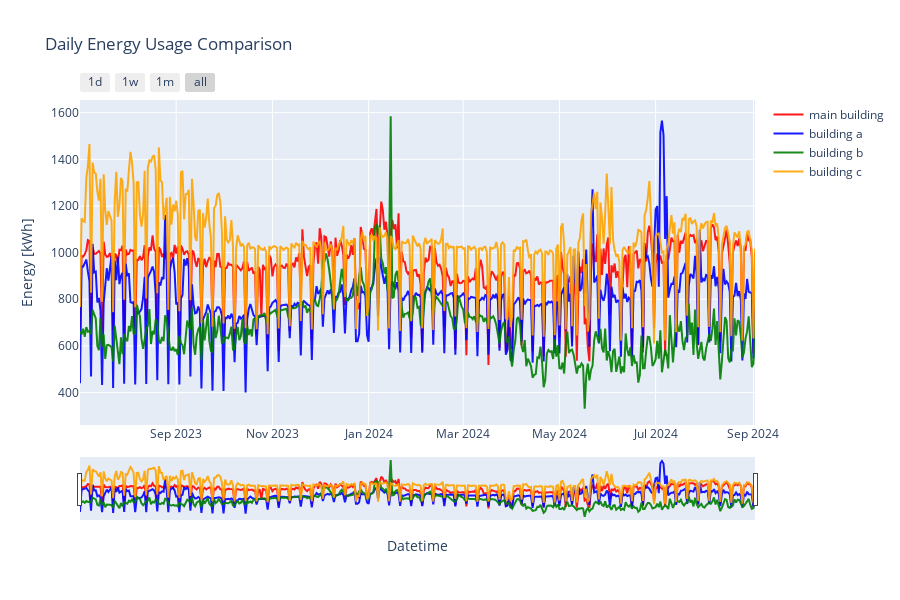

This figure's notebook cell:
### Code cell
merged_df, cols =pipe.select_and_merge_datasets(["net_consumption"], periode="d")

merged_df = merged_df.iloc[1:-1]
plot_energy_usage(merged_df, cols,
                    titel="Daily Energy Usage Comparison",
                    yaxis_title="Energy [kWh]",
                    tozeroy=False,
                    dark_mode=True,
                    )

### Figure 1 — Plotly figure (JSON) as saved in the notebook; plotly's stock layout.template omitted (floating-point values rounded to 4 significant figures; data arrays with more than 128 entries replaced by an {"elided": "..."} marker saying what was removed)
{"data": [{"line": {"color": "rgba(255, 0, 0, 0.9)"}, "mode": "lines", "name": "main building", "type": "scatter", "x": {"elided": "429 str values"}, "y": {"elided": "429 float values"}}, {"line": {"color": "rgba(0, 0, 255, 0.9)"}, "mode": "lines", "name": "building a", "type": "scatter", "x": {"elided": "429 str values"}, "y": {"elided": "429 float values"}}, {"line": {"color": "rgba(0, 128, 0, 0.9)"}, "mode": "lines", "name": "building b", "type": "scatter", "x": {"elided": "429 str values"}, "y": {"elided": "429 float values"}}, {"line": {"color": "rgba(255, 165, 0, 0.9)"}, "mode": "lines", "name": "building c", "type": "scatter", "x": {"elided": "429 str values"}, "y": {"elided": "429 float values"}}], "layout": {"height": 600, "hovermode": "x unified", "showlegend": true, "title": {"text": "Daily Energy Usage Comparison"}, "xaxis": {"rangeselector": {"buttons": [{"count": 1, "label": "1d", "step": "day", "stepmode": "backward"}, {"count": 7, "label": "1w", "step": "day", "stepmode": "backward"}, {"count": 1, "label": "1m", "step": "month", "stepmode": "backward"}, {"step": "all"}]}, "rangeslider": {"visible": true}, "title": {"text": "Datetime"}, "type": "date"}, "yaxis": {"title": {"text": "Energy [kWh]"}}}}
